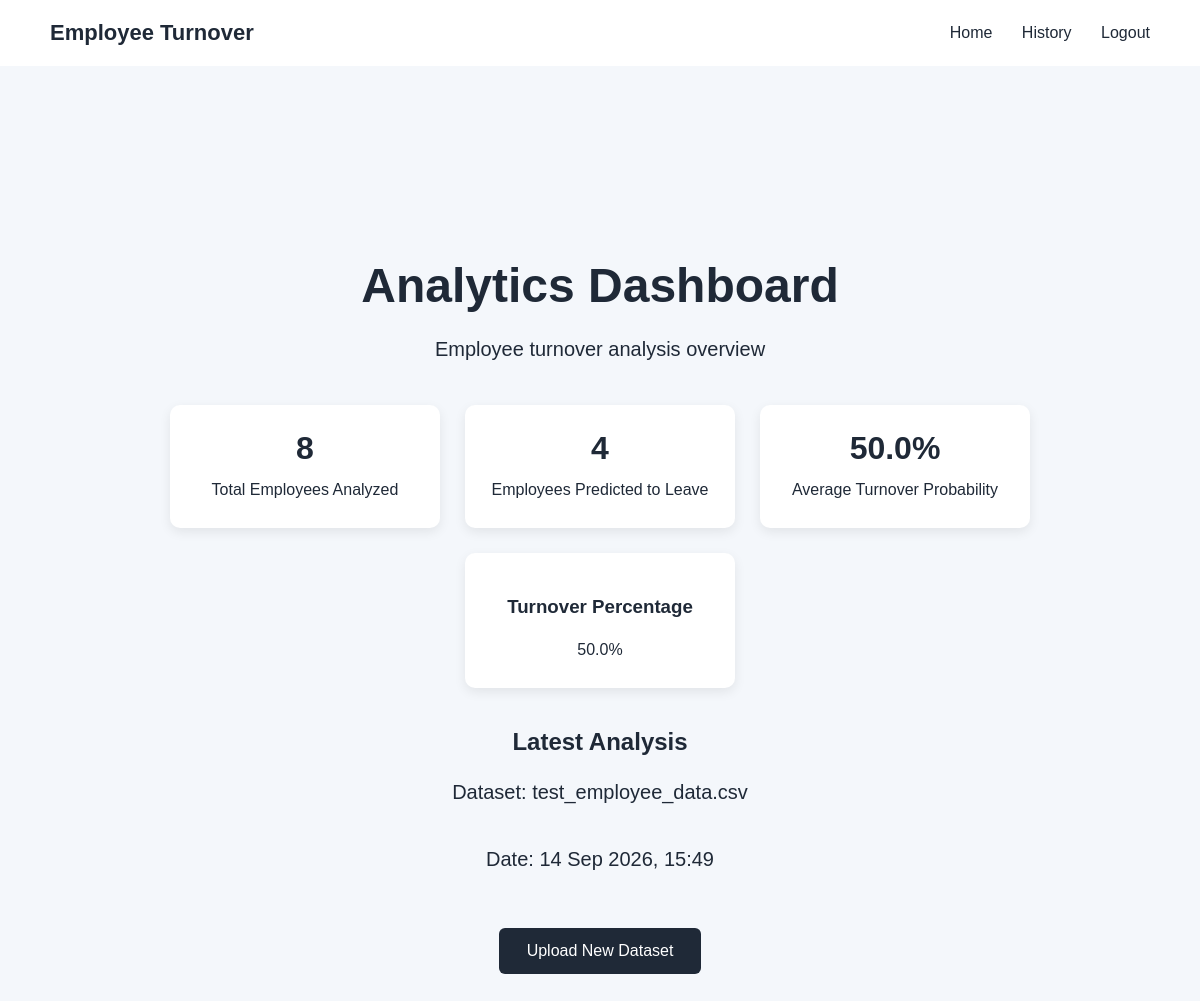
Page /dashboard/ (signed in) on the earlier database version.
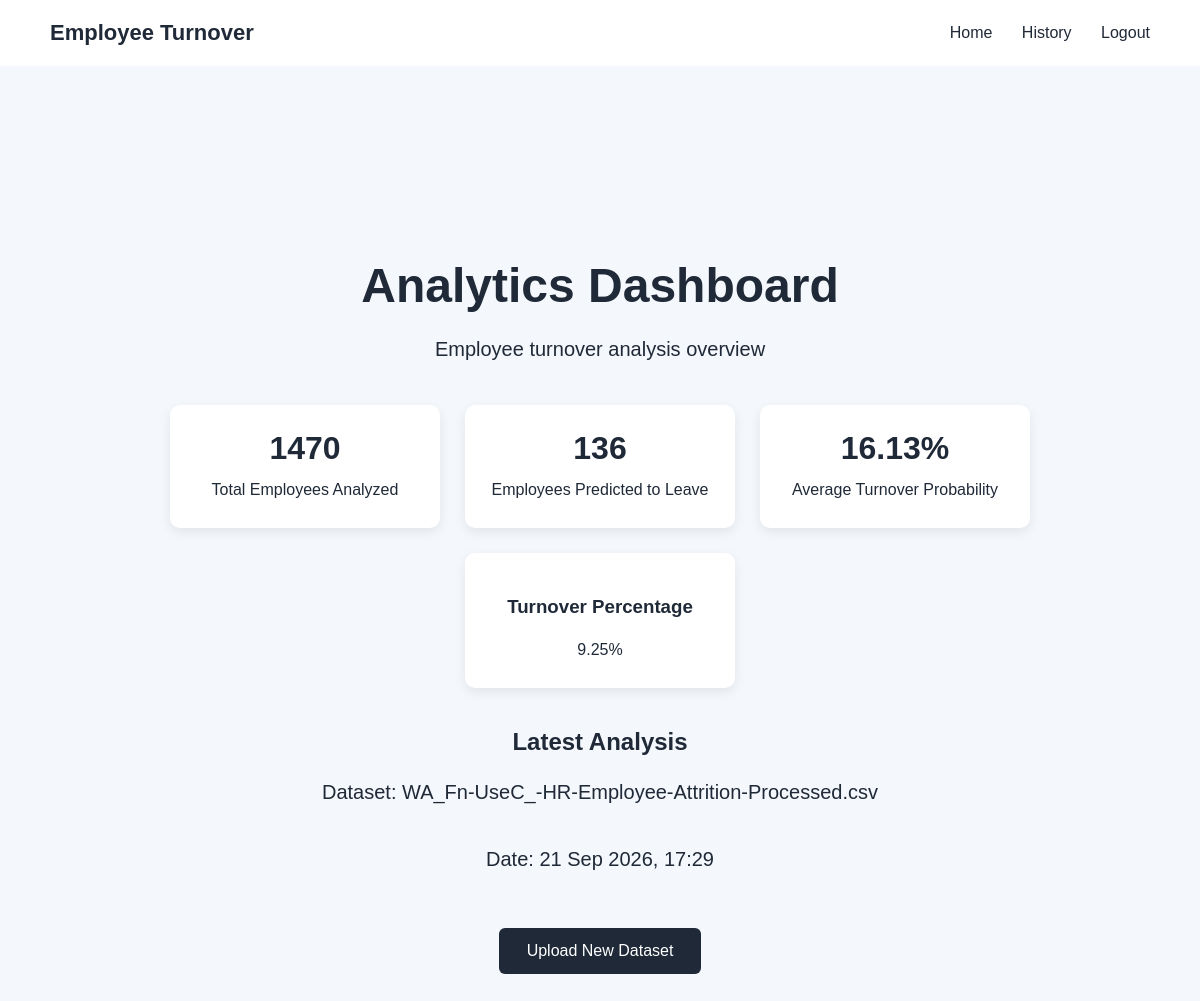
Same page on the later database version.
### core/models.py (models this page shows, shortened)
class AnalysisResult(models.Model):
    user = models.ForeignKey(User, on_delete=models.CASCADE)
    upload_filename = models.CharField(max_length=255)
    uploaded_file = models.FileField(upload_to="datasets/", blank=True, null=True)
    total_employees = models.PositiveIntegerField(default=0)
    predicted_turnover_count = models.PositiveIntegerField(default=0)
    average_turnover_probability = models.FloatField(default=0.0)
    analysis_date = models.DateTimeField(auto_now_add=True)
    class Meta:
        ordering = ["-analysis_date"]

### core/views.py (the view)
# urls.py: path("dashboard/", dashboard, name="dashboard"),
def dashboard(request):
    if not request.user.is_authenticated:
        return redirect("login")
    analyses = AnalysisResult.objects.filter(user=request.user)
    latest_analysis = analyses.first()
    turnover_percentage = 0
    if latest_analysis and latest_analysis.total_employees > 0:
        turnover_percentage = round(
            (
                latest_analysis.predicted_turnover_count
                / latest_analysis.total_employees
            ) * 100,
            2,
        )
    context = {
        "total_analyses": analyses.count(),
        "latest_analysis": latest_analysis,
        "turnover_percentage": turnover_percentage,
    }
    return render(request, "dashboard.html", context)

### templates/dashboard.html (shortened to what this page needs)
{% load static %}
<!DOCTYPE html>
<html lang="en">
<head>
    <link rel="stylesheet" href="{% static 'css/style.css' %}">
</head>
<body>
<nav class="navbar">
    <div class="logo">Employee Turnover</div>
    <div class="nav-links">
        <a href="{% url 'home' %}">Home</a>
        <a href="{% url 'prediction_history' %}">History</a>
        <a href="{% url 'logout' %}">Logout</a>
    </div>
</nav>
<main class="hero">
    <h1>Analytics Dashboard</h1>
    <p>Employee turnover analysis overview</p>
    {% if latest_analysis %}
        <div class="dashboard-cards">
            <div class="kpi-card">
                <h2>{{ latest_analysis.total_employees }}</h2>
                <p>Total Employees Analyzed</p>
            </div>
            <div class="kpi-card">
                <h2>{{ latest_analysis.predicted_turnover_count }}</h2>
                <p>Employees Predicted to Leave</p>
            </div>
            <div class="kpi-card">
                <h2>{{ latest_analysis.average_turnover_probability }}%</h2>
                <p>Average Turnover Probability</p>
            </div>
            <div class="kpi-card">
                <h3>Turnover Percentage</h3>
                <p>{{ turnover_percentage }}%</p>
            </div>
        </div>
        <h2>Latest Analysis</h2>
        <p>
            Dataset:
            {{ latest_analysis.upload_filename }}
        </p>
        <p>
            Date:
            {{ latest_analysis.analysis_date|date:"d M Y, H:i" }}
        </p>
    {% else %}
        <p>No analysis has been performed yet.</p>
    {% endif %}
    <br>
    <a href="{% url 'home' %}" class="button">
        Upload New Dataset
    </a>
</main>
</body>
</html>

### static/css/style.css (style rules this page uses)
body { margin: 0; font-family: Arial, sans-serif; background: #f4f7fb; color: #1f2937; }
.navbar { display: flex; justify-content: space-between; align-items: center; padding: 20px 50px; background: white; }
.logo { font-size: 22px; font-weight: bold; }
.nav-links a { margin-left: 25px; text-decoration: none; color: #1f2937; }
.hero { max-width: 900px; margin: 120px auto; padding: 40px; text-align: center; }
.hero h1 { font-size: 48px; margin-bottom: 20px; }
.hero p { font-size: 20px; line-height: 1.6; margin-bottom: 35px; }
.button { display: inline-block; padding: 14px 28px; text-decoration: none; background: #1f2937; color: white; border-radius: 6px; }
.dashboard-cards { display: flex; justify-content: center; gap: 25px; margin: 40px 0; flex-wrap: wrap; }
.kpi-card { background: white; padding: 25px; width: 220px; border-radius: 10px; box-shadow: 0 4px 12px rgba(0, 0, 0, 0.08); }
.kpi-card h2 { font-size: 32px; margin: 0 0 10px; }
.kpi-card p { margin: 0; font-size: 16px; }

Differences in the rows shown:
no longer on this page (row unchanged): AnalysisResult: total_employees "8", predicted_turnover_count "4", average_turnover_probability "50.0", upload_filename "test_employee_data.csv", analysis_date "14 Sep 2026, 15:49"
added AnalysisResult: total_employees "1470", predicted_turnover_count "136", average_turnover_probability "16.13", upload_filename "WA_Fn-UseC_-HR-Employee-Attrition-Processed.csv", analysis_date "21 Sep 2026, 17:29"
Other differences:
{{ turnover_percentage }}: "50.0" → "9.25"
